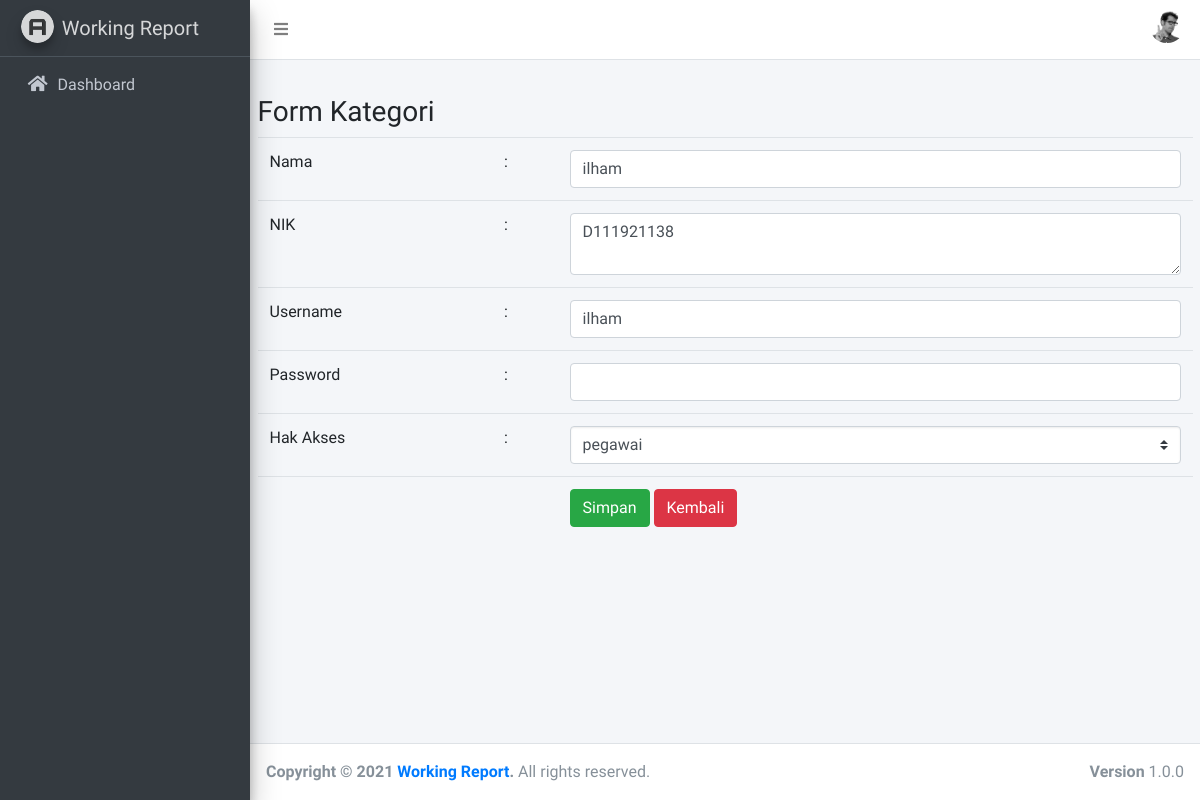
Before: /user/form/7 with the older database file.
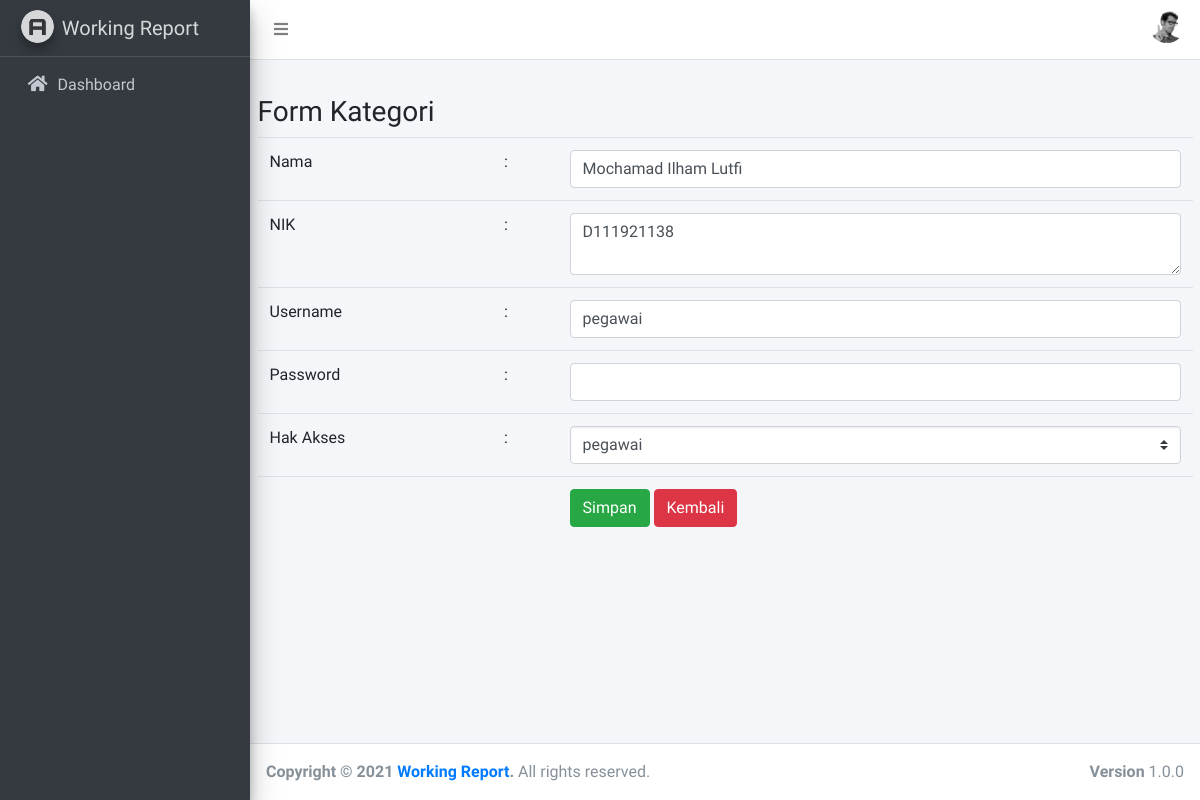
After: the same page with the newer database file.
### tables this page shows
CREATE TABLE `personal_data` (
  `id` int(11) NOT NULL,
  `user_id` int(11) DEFAULT NULL,
  `nik` varchar(20) DEFAULT NULL,
  `name` varchar(50) DEFAULT NULL,
  `birth_place` varchar(50) DEFAULT NULL,
  `birth_date` date DEFAULT NULL,
  `address` text DEFAULT NULL,
  `married_date` date DEFAULT NULL
);

CREATE TABLE `users` (
  `id` int(11) NOT NULL,
  `username` varchar(50) DEFAULT NULL,
  `password` varchar(100) DEFAULT NULL,
  `role_id` int(11) DEFAULT NULL,
  `created_date` datetime DEFAULT NULL,
  `updated_date` datetime DEFAULT NULL
);

### application/controllers/User.php (called while the page is built, shortened)
<?php
class User extends CI_Controller
{
    function __construct(){
		$this->load->model('M_user');
		$this->load->library('form_validation');
	}
	public function form($id=""){
		$data['row'] = $this->M_user->getById($id);
		$data['content'] = 'user/v_form_user';
		$data['roles'] = $this->M_user->getAllRoles()->result();
		$this->load->view('v_template', $data);
	}
}

### index.php (called while the page is built, shortened)
<?php
require_once BASEPATH.'core/CodeIgniter.php';

### application/models/M_user.php (called while the page is built, shortened)
<?php
	class M_user extends CI_Model {
        private $_table = 'users';
        private $_table2 = 'personal_data';
        private $_table3 = 'roles';
        public function getAllRoles(){
            $this->db->select('*');
            $this->db->from($this->_table3);
            $query = $this->db->get();
            return $query;
        }
        public function getById($id){
            $this->db->select('users.*, b.name, b.nik');
            $this->db->from($this->_table);
            $this->db->join($this->_table2 . " b",'b.user_id = users.id');
            $this->db->where('users.id', $id);
            $query = $this->db->get();
            return $query->row();
        }
	}
?>

### application/views/user/v_form_user.php (the view, shortened to what this page needs)
<div class="col-sm-12">
    <div class="caption">
        <h3>Form Kategori</h3>
    </div>
    <form action="<?=base_url();?>user/save" method="post">
        <table class="table" width="100%">
            <tr>
                <td>
                    Nama
                </td>
                <td>
                    :
                </td>
                <td>
                    <input type="text" name="name" value="<?=(isset($row->name)?$row->name:'');?>"
                    required class="form-control"/>
                </td>
            </tr>
            <tr>
                <td>
                    NIK
                </td>
                <td>
                    :
                </td>
                <td>
                    <textarea name="nik" class="form-control"><?=isset($row->nik)?$row->nik:''?></textarea>
                </td>
            </tr>
            <tr>
                <td>
                    Username
                </td>
                <td>
                    :
                </td>
                <td>
                    <input type="text" name="username" value="<?=(isset($row->name)?$row->username:'');?>"
                    required class="form-control"/>
                </td>
            </tr>
            <tr>
                <td>
                    Password
                </td>
                <td>
                    :
                </td>
                <td>
                    <input type="password" name="password" value=""
                    required class="form-control"/>
                </td>
            </tr>
            <tr>
                <td>
                    Hak Akses
                </td>
                <td>
                    :
                </td>
                <td>
                    <select name="role_id" class="form-control custom-select">
                    <?php
								foreach ($roles as $row_roles) {
									if (isset($row) && $row_roles->id == $row->role_id) {
										echo '<option value="' . $row_roles->id . '" selected>' . $row_roles->name . '</option>';
									} else {
										echo '<option value="' . $row_roles->id . '">' . $row_roles->name . '</option>';
									}
								}
								?>
                        </select>
                </td>
            </tr>
            <tr>
                <td></td>
                <td>
                </td>
                <td>
                    <input stle="align-self: flex-end" type="submit" class="btn btn-success" value="Simpan">
                    <a href="<?= base_url(); ?>user"class="btn btn-danger">Kembali</a>
                </td>
            </tr>
        </table>
    </form>
</div>

Changed rows visible on the page:
changed personal_data: name "ilham" → "Mochamad Ilham Lutfi"; username "ilham" → "pegawai"
